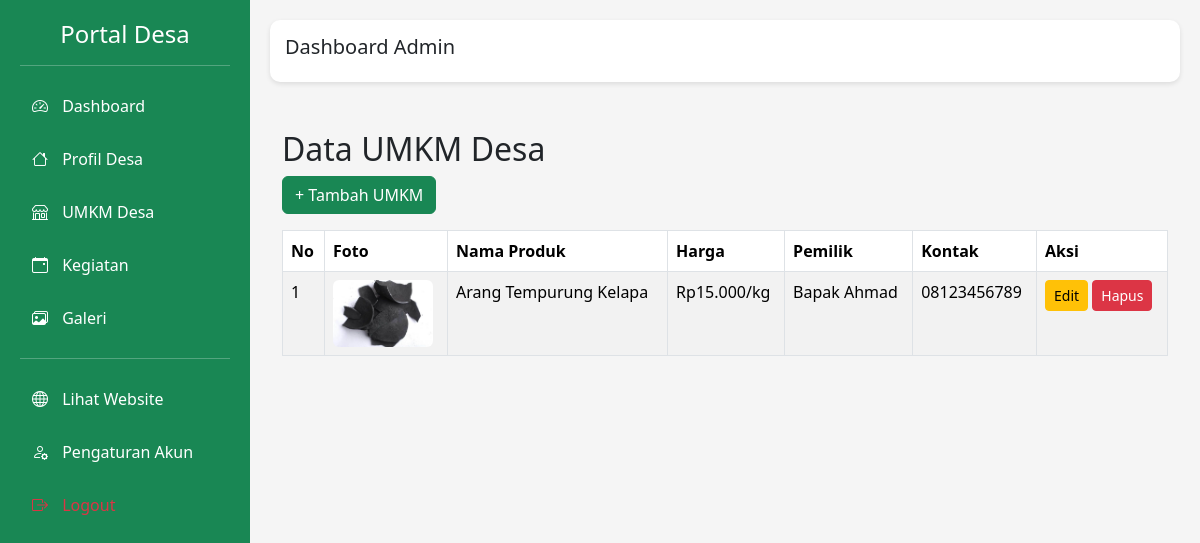
The app's page /admin/umkm/ (signed in) with its own data.
### models/umkm.py (models this page shows)
class UMKM(db.Model):
    id = db.Column(
        db.Integer,
        primary_key=True
    )
    nama_produk = db.Column(
        db.String(150)
    )
    deskripsi = db.Column(
        db.Text
    )
    harga = db.Column(
        db.String(100)
    )
    nama_pemilik = db.Column(
        db.String(150)
    )
    alamat = db.Column(
        db.Text
    )
    nomor_hp = db.Column(
        db.String(20)
    )
    foto = db.Column(
        db.String(200)
    )

### routes/umkm_admin.py (the view)
@umkm_admin_bp.route("/")
@login_required
def index():
    data = UMKM.query.all()
    return render_template(
        "admin/umkm/index.html",
        data=data
    )

### app.py (called while the page is built)
@login_manager.user_loader
def load_user(user_id):
    return User.query.get(int(user_id))

@app.context_processor
def utility_processor():
    def nama_bulan(bulan):
        daftar = [
            "",
            "Januari",
            "Februari",
            "Maret",
            "April",
            "Mei",
            "Juni",
            "Juli",
            "Agustus",
            "September",
            "Oktober",
            "November",
            "Desember"
        ]
        return daftar[bulan]
    def pindah(bulan,tahun,arah):
        bulan += arah
        if bulan < 1:
            bulan = 12
            tahun -= 1
        if bulan > 12:
            bulan = 1
            tahun += 1
        return {
            "bulan":bulan,
            "tahun":tahun
        }
    return dict(
        nama_bulan=nama_bulan,
        pindah=pindah
    )

### templates/admin/umkm/index.html
{% extends "admin/base_admin.html" %}
{% block content %}
<div class="container mt-5">
<h2>
Data UMKM Desa
</h2>
<a href="/admin/umkm/tambah"
class="btn btn-success mb-3">
+ Tambah UMKM
</a>
<table class="table table-bordered table-striped">
<thead>
<tr>
<th>
No
</th>
<th>
Foto
</th>
<th>
Nama Produk
</th>
<th>
Harga
</th>
<th>
Pemilik
</th>
<th>
Kontak
</th>
<th>
Aksi
</th>
</tr>
</thead>
<tbody>
{% for item in data %}
<tr>
<td>
{{loop.index}}
</td>
<td>
{% if item.foto %}
<img
src="/static/uploads/umkm/{{item.foto}}"
width="100"
class="rounded">
{% else %}
Tidak ada foto
{% endif %}
</td>
<td>
{{item.nama_produk}}
</td>
<td>
{{item.harga}}
</td>
<td>
{{item.nama_pemilik}}
</td>
<td>
{{item.nomor_hp}}
</td>
<td>
<a
href="/admin/umkm/edit/{{item.id}}"
class="btn btn-warning btn-sm">
Edit
</a>
<a
href="/admin/umkm/hapus/{{item.id}}"
class="btn btn-danger btn-sm"
onclick="return confirm('Hapus data UMKM ini?')">
Hapus
</a>
</td>
</tr>
{% endfor %}
</tbody>
</table>
</div>
{% endblock %}

### static/css/admin.css (style rules this page uses)
body { margin:0; background:#f5f5f5; }

### records on screen
UMKM: foto (picture), nama_produk "Arang Tempurung Kelapa", harga "Rp15.000/kg", nama_pemilik "Bapak Ahmad", nomor_hp "08123456789"
